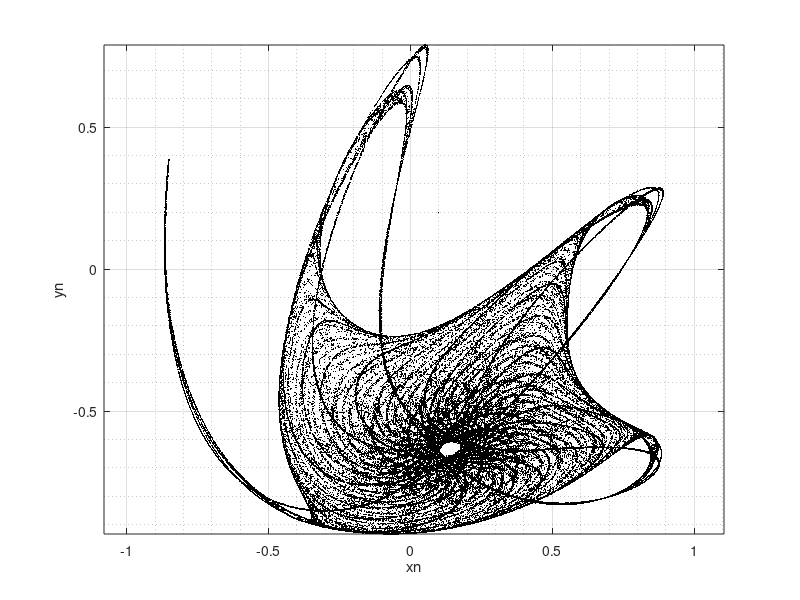

MATLAB code for this plot:
clear; close all; clc;
% Iteraciones
iter = 100000;

% Parametros
a = [-0.6, -0.1, 1.1, 0.2, -0.8, 0.6, -0.7, 0.7, 0.7, 0.3, 0.6, 0.9]; % M1
% a = [-1.0, 0.9, 0.4, -0.2, -0.6, -0.5,0.4, 0.7, 0.3, -0.5, 0.7, -0.8]; % M2
x0 = 0.1; y0 = 0.2; % Condiciones iniciales

% Creacion de vectores iniciales
xn = zeros(1,iter+1); yn = zeros(1,iter+1);

% Asignacion de condicion inicial
xn(1) = x0; yn(1) = y0;

for i = 2:iter+1
    xn(i) = a(1) + a(2)*xn(i-1) + a(3)*xn(i-1)^(2) + a(4)*xn(i-1)*yn(i-1) + a(5)*yn(i-1) + a(6)*yn(i-1)^(2);
    yn(i) = a(7) + a(8)*xn(i-1) + a(9)*xn(i-1)^(2) + a(10)*xn(i-1)*yn(i-1) + a(11)*yn(i-1) + a(12)*yn(i-1)^(2);
end

plot(xn,yn,'.k','MarkerSize',0.5); 
grid on; grid minor;
xlabel("xn"); 
ylabel("yn"); 
axis equal;